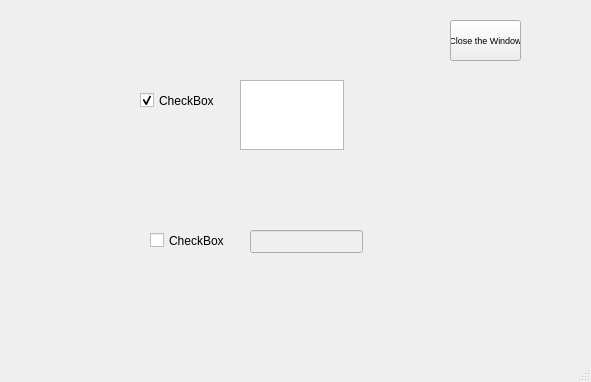
<?xml version="1.0" encoding="UTF-8"?>
<ui version="4.0">
 <class>MainWindow</class>
 <widget class="QMainWindow" name="MainWindow">
  <property name="geometry">
   <rect>
    <x>0</x>
    <y>0</y>
    <width>591</width>
    <height>382</height>
   </rect>
  </property>
  <property name="windowTitle">
   <string>MainWindow</string>
  </property>
  <widget class="QWidget" name="centralwidget">
   <widget class="QPushButton" name="pushButton">
    <property name="geometry">
     <rect>
      <x>450</x>
      <y>20</y>
      <width>71</width>
      <height>41</height>
     </rect>
    </property>
    <property name="font">
     <font>
      <pointsize>7</pointsize>
     </font>
    </property>
    <property name="text">
     <string>Close the Window</string>
    </property>
   </widget>
   <widget class="QCheckBox" name="checkBox_2">
    <property name="geometry">
     <rect>
      <x>150</x>
      <y>230</y>
      <width>85</width>
      <height>21</height>
     </rect>
    </property>
    <property name="text">
     <string>CheckBox</string>
    </property>
   </widget>
   <widget class="QLineEdit" name="lineEdit">
    <property name="enabled">
     <bool>false</bool>
    </property>
    <property name="geometry">
     <rect>
      <x>250</x>
      <y>230</y>
      <width>113</width>
      <height>23</height>
     </rect>
    </property>
   </widget>
   <widget class="QCheckBox" name="checkBox">
    <property name="geometry">
     <rect>
      <x>140</x>
      <y>90</y>
      <width>85</width>
      <height>21</height>
     </rect>
    </property>
    <property name="text">
     <string>CheckBox</string>
    </property>
    <property name="checked">
     <bool>true</bool>
    </property>
   </widget>
   <widget class="QTextEdit" name="textEdit">
    <property name="geometry">
     <rect>
      <x>240</x>
      <y>80</y>
      <width>104</width>
      <height>70</height>
     </rect>
    </property>
   </widget>
  </widget>
  <widget class="QMenuBar" name="menubar">
   <property name="geometry">
    <rect>
     <x>0</x>
     <y>0</y>
     <width>591</width>
     <height>20</height>
    </rect>
   </property>
  </widget>
  <widget class="QStatusBar" name="statusbar"/>
 </widget>
 <resources/>
 <connections>
  <connection>
   <sender>pushButton</sender>
   <signal>clicked()</signal>
   <receiver>MainWindow</receiver>
   <slot>close()</slot>
   <hints>
    <hint type="sourcelabel">
     <x>520</x>
     <y>80</y>
    </hint>
    <hint type="destinationlabel">
     <x>306</x>
     <y>317</y>
    </hint>
   </hints>
  </connection>
  <connection>
   <sender>checkBox_2</sender>
   <signal>toggled(bool)</signal>
   <receiver>lineEdit</receiver>
   <slot>setEnabled(bool)</slot>
   <hints>
    <hint type="sourcelabel">
     <x>183</x>
     <y>258</y>
    </hint>
    <hint type="destinationlabel">
     <x>262</x>
     <y>257</y>
    </hint>
   </hints>
  </connection>
  <connection>
   <sender>checkBox</sender>
   <signal>toggled(bool)</signal>
   <receiver>textEdit</receiver>
   <slot>setHidden(bool)</slot>
   <hints>
    <hint type="sourcelabel">
     <x>212</x>
     <y>126</y>
    </hint>
    <hint type="destinationlabel">
     <x>299</x>
     <y>124</y>
    </hint>
   </hints>
  </connection>
 </connections>
</ui>
